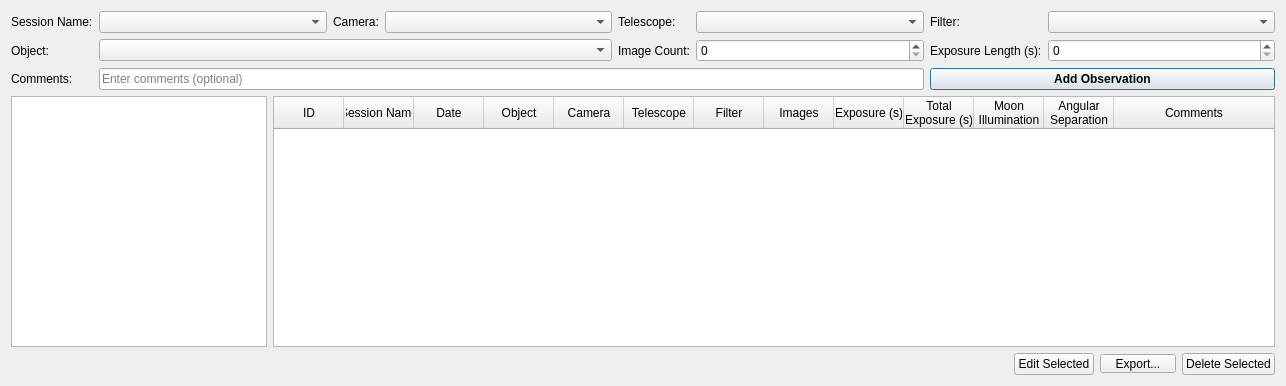
<?xml version="1.0" encoding="UTF-8"?>
<ui version="4.0">
 <class>ObservationTab</class>
 <widget class="QWidget" name="ObservationTab">
  <property name="geometry">
   <rect>
    <x>0</x>
    <y>0</y>
    <width>1286</width>
    <height>386</height>
   </rect>
  </property>
  <layout class="QVBoxLayout" name="verticalLayout">
   <item>
    <layout class="QGridLayout" name="gridLayout" columnstretch="0,1,0,1,0,1,0,1">
     <item row="0" column="0">
      <widget class="QLabel" name="sessionNameLabel">
       <property name="text">
        <string>Session Name:</string>
       </property>
      </widget>
     </item>
     <item row="0" column="1">
      <widget class="QComboBox" name="sessionNameComboBox"/>
     </item>
     <item row="0" column="2">
      <widget class="QLabel" name="cameraLabel">
       <property name="text">
        <string>Camera:</string>
       </property>
      </widget>
     </item>
     <item row="0" column="3">
      <widget class="QComboBox" name="cameraComboBox"/>
     </item>
     <item row="0" column="4">
      <widget class="QLabel" name="telescopeLabel">
       <property name="text">
        <string>Telescope:</string>
       </property>
      </widget>
     </item>
     <item row="0" column="5">
      <widget class="QComboBox" name="telescopeComboBox"/>
     </item>
     <item row="0" column="6">
      <widget class="QLabel" name="filterLabel">
       <property name="text">
        <string>Filter:</string>
       </property>
      </widget>
     </item>
     <item row="0" column="7">
      <widget class="QComboBox" name="filterComboBox"/>
     </item>
     <item row="1" column="0">
      <widget class="QLabel" name="objectLabel">
       <property name="text">
        <string>Object:</string>
       </property>
      </widget>
     </item>
     <item row="1" column="1" colspan="3">
      <widget class="QComboBox" name="objectComboBox"/>
     </item>
     <item row="1" column="4">
      <widget class="QLabel" name="imageCountLabel">
       <property name="text">
        <string>Image Count:</string>
       </property>
      </widget>
     </item>
     <item row="1" column="5">
      <widget class="QSpinBox" name="imageCountSpinBox">
       <property name="maximum">
        <number>99999</number>
       </property>
      </widget>
     </item>
     <item row="1" column="6">
      <widget class="QLabel" name="exposureLengthLabel">
       <property name="text">
        <string>Exposure Length (s):</string>
       </property>
      </widget>
     </item>
     <item row="1" column="7">
      <widget class="QSpinBox" name="exposureLengthSpinBox">
       <property name="maximum">
        <number>99999</number>
       </property>
      </widget>
     </item>
     <item row="2" column="0">
      <widget class="QLabel" name="commentsLabel">
       <property name="text">
        <string>Comments:</string>
       </property>
      </widget>
     </item>
     <item row="2" column="1" colspan="5">
      <widget class="QLineEdit" name="commentsLineEdit">
       <property name="placeholderText">
        <string>Enter comments (optional)</string>
       </property>
      </widget>
     </item>
     <item row="2" column="6" colspan="2">
      <widget class="QPushButton" name="addObservationButton">
       <property name="font">
        <font>
         <bold>true</bold>
        </font>
       </property>
       <property name="text">
        <string>Add Observation</string>
       </property>
       <property name="default">
        <bool>true</bool>
       </property>
      </widget>
     </item>
    </layout>
   </item>
   <item>
    <layout class="QHBoxLayout" name="filterAndTableLayout" stretch="0,1">
     <item>
      <widget class="QListView" name="observationFilterListView">
       <property name="editTriggers">
        <set>QAbstractItemView::EditTrigger::NoEditTriggers</set>
       </property>
      </widget>
     </item>
     <item>
      <widget class="QTableWidget" name="observationsTable">
       <property name="editTriggers">
        <set>QAbstractItemView::EditTrigger::NoEditTriggers</set>
       </property>
       <property name="alternatingRowColors">
        <bool>true</bool>
       </property>
       <property name="selectionMode">
        <enum>QAbstractItemView::SelectionMode::SingleSelection</enum>
       </property>
       <property name="selectionBehavior">
        <enum>QAbstractItemView::SelectionBehavior::SelectRows</enum>
       </property>
       <property name="sortingEnabled">
        <bool>true</bool>
       </property>
       <attribute name="horizontalHeaderMinimumSectionSize">
        <number>20</number>
       </attribute>
       <attribute name="horizontalHeaderDefaultSectionSize">
        <number>70</number>
       </attribute>
       <attribute name="horizontalHeaderStretchLastSection">
        <bool>true</bool>
       </attribute>
       <attribute name="verticalHeaderVisible">
        <bool>false</bool>
       </attribute>
       <column>
        <property name="text">
         <string>ID</string>
        </property>
       </column>
       <column>
        <property name="text">
         <string>Session Name</string>
        </property>
       </column>
       <column>
        <property name="text">
         <string>Date</string>
        </property>
       </column>
       <column>
        <property name="text">
         <string>Object</string>
        </property>
       </column>
       <column>
        <property name="text">
         <string>Camera</string>
        </property>
       </column>
       <column>
        <property name="text">
         <string>Telescope</string>
        </property>
       </column>
       <column>
        <property name="text">
         <string>Filter</string>
        </property>
       </column>
       <column>
        <property name="text">
         <string>Images</string>
        </property>
       </column>
       <column>
        <property name="text">
         <string>Exposure (s)</string>
        </property>
       </column>
       <column>
        <property name="text">
         <string>Total
Exposure (s)</string>
        </property>
       </column>
       <column>
        <property name="text">
         <string>Moon
Illumination</string>
        </property>
       </column>
       <column>
        <property name="text">
         <string>Angular
Separation</string>
        </property>
       </column>
       <column>
        <property name="text">
         <string>Comments</string>
        </property>
       </column>
      </widget>
     </item>
    </layout>
   </item>
   <item>
    <layout class="QHBoxLayout" name="horizontalLayout">
     <item>
      <spacer name="horizontalSpacer">
       <property name="orientation">
        <enum>Qt::Orientation::Horizontal</enum>
       </property>
       <property name="sizeHint" stdset="0">
        <size>
         <width>40</width>
         <height>20</height>
        </size>
       </property>
      </spacer>
     </item>
     <item>
      <widget class="QPushButton" name="editObservationButton">
       <property name="text">
        <string>Edit Selected</string>
       </property>
      </widget>
     </item>
     <item>
      <widget class="QToolButton" name="exportObservationButton">
       <property name="styleSheet">
        <string notr="true">padding-right: 20px;</string>
       </property>
       <property name="text">
        <string>Export...</string>
       </property>
       <property name="popupMode">
        <enum>QToolButton::ToolButtonPopupMode::InstantPopup</enum>
       </property>
       <property name="toolButtonStyle">
        <enum>Qt::ToolButtonStyle::ToolButtonTextOnly</enum>
       </property>
      </widget>
     </item>
     <item>
      <widget class="QPushButton" name="deleteObservationButton">
       <property name="text">
        <string>Delete Selected</string>
       </property>
      </widget>
     </item>
    </layout>
   </item>
  </layout>
 </widget>
 <resources/>
 <connections/>
</ui>
